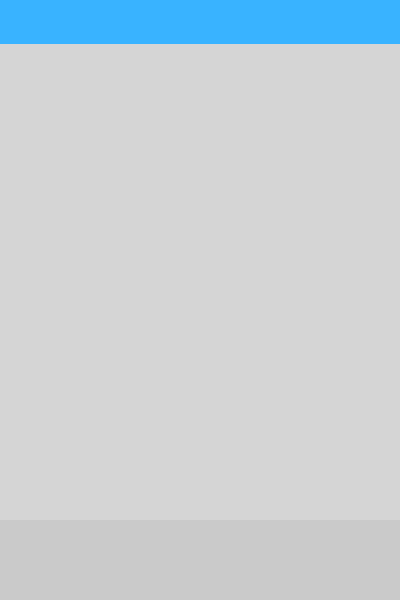
<?xml version="1.0" encoding="UTF-8"?>
<ui version="4.0">
 <class>MainWindow</class>
 <widget class="QWidget" name="MainWindow">
  <property name="geometry">
   <rect>
    <x>0</x>
    <y>0</y>
    <width>400</width>
    <height>600</height>
   </rect>
  </property>
  <property name="windowTitle">
   <string>Form</string>
  </property>
  <widget class="ToolBar" name="toolBar" native="true">
   <property name="geometry">
    <rect>
     <x>0</x>
     <y>520</y>
     <width>400</width>
     <height>80</height>
    </rect>
   </property>
   <property name="styleSheet">
    <string notr="true">background-color: rgb(202, 202, 202);</string>
   </property>
  </widget>
  <widget class="PageManager" name="pageManager" native="true">
   <property name="geometry">
    <rect>
     <x>0</x>
     <y>40</y>
     <width>400</width>
     <height>480</height>
    </rect>
   </property>
   <property name="styleSheet">
    <string notr="true">background-color: rgb(213, 213, 213);</string>
   </property>
  </widget>
  <widget class="TitleBar" name="titleBar" native="true">
   <property name="geometry">
    <rect>
     <x>0</x>
     <y>0</y>
     <width>400</width>
     <height>44</height>
    </rect>
   </property>
   <property name="styleSheet">
    <string notr="true">background-color: rgb(57, 179, 255);</string>
   </property>
  </widget>
  <widget class="QStackedWidget" name="pageStack">
   <property name="geometry">
    <rect>
     <x>0</x>
     <y>0</y>
     <width>400</width>
     <height>600</height>
    </rect>
   </property>
   <widget class="NoticeDisplay" name="noticeDisplay" native="true"/>
  </widget>
 </widget>
 <customwidgets>
  <customwidget>
   <class>ToolBar</class>
   <extends>QWidget</extends>
   <header>widgets/ToolBar.h</header>
   <container>1</container>
  </customwidget>
  <customwidget>
   <class>TitleBar</class>
   <extends>QWidget</extends>
   <header>widgets/TitleBar.h</header>
   <container>1</container>
  </customwidget>
  <customwidget>
   <class>PageManager</class>
   <extends>QWidget</extends>
   <header>pages/PageManager.h</header>
   <container>1</container>
  </customwidget>
  <customwidget>
   <class>NoticeDisplay</class>
   <extends>QWidget</extends>
   <header>pages/NoticeDisplay.h</header>
   <container>1</container>
  </customwidget>
 </customwidgets>
 <resources/>
 <connections/>
</ui>
